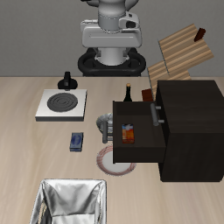
#> input picture runs/icra_cadence/direct_open_seed1399_v1/assets/00_before_agentview.png, 224 x 224 px, found by its file name
$ python render_paper_trace.py
#> lines starting #> are read from the running program, lines starting #| are printed output that depends on the picture
#!/usr/bin/env python3
"""Render the representative seed-1402 evidence trace used by the paper draft."""

from __future__ import annotations

import argparse
from pathlib import Path

from PIL import Image, ImageDraw, ImageFont

ROOT = Path(__file__).resolve().parents[2]

PANELS = (
    (
        "(a) closed: butter hidden",
        "direct_butter_closed/assets/00_before_agentview.png",
    ),
    (
        "(b) OPEN: butter exposed",
        "open_butter/assets/04_subtask_end_agentview.png",
    ),
    (
        "(c) post-OPEN DIRECT: wrong object",
        "direct_butter_after_open/assets/04_subtask_end_agentview.png",
    ),
    (
        "(d) visible DIRECT: pick/place test",
        "direct_cream_exact/assets/04_subtask_end_agentview.png",
    ),
)


def main() -> None:
    parser = argparse.ArgumentParser(description=__doc__)
    parser.add_argument("--seed", type=int, default=1402)
    parser.add_argument(
        "--output",
        type=Path,
        default=ROOT / "paper/figures/system_trace_seed1402.png",
    )
    args = parser.parse_args()
    output = args.output if args.output.is_absolute() else ROOT / args.output
    source = ROOT / "runs/paper_cycle_executor_v2" / f"seed{args.seed}"
    panel_width = 384
    image_height = 384
    caption_height = 52
    margin = 12
    canvas = Image.new(
        "RGB",
        (len(PANELS) * panel_width, image_height + caption_height),
        "white",
    )
#> canvas: PIL image 1536x436 RGB; every value is 255
    draw = ImageDraw.Draw(canvas)
    font = ImageFont.load_default(size=18)
    for index, (caption, relative) in enumerate(PANELS):
        with Image.open(source / relative) as raw:
#> raw is the input picture: PIL image 224x224 RGB; mean R, G, B 119.4, 111.7, 103.5
            image = raw.convert("RGB").resize((image_height, image_height))
        left = index * panel_width
        canvas.paste(image, (left, 0))
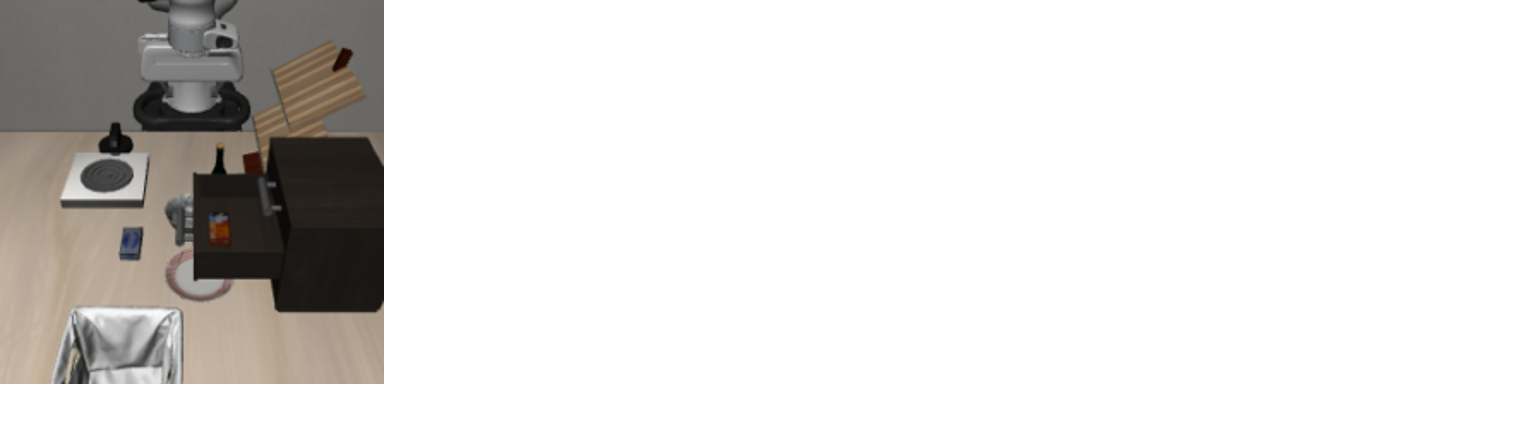
#> canvas: PIL image 1536x436 RGB; mean R, G, B 225.2, 223.4, 221.6
        draw.text((left + margin, image_height + 14), caption, fill="black", font=font)
        if index:
            draw.line((left, 0, left, image_height + caption_height), fill="black", width=2)
#> pass 2 of the loop in main, `for index, (caption, relative) in enumerate(PANELS):`:
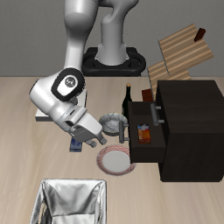
#> input picture runs/icra_cadence/direct_open_seed1399_v3_source_prompt/assets/04_subtask_end_agentview.png, 224 x 224 px, found by its file name
#> in main, raw is the input picture: PIL image 224x224 RGB; mean R, G, B 122.8, 115.4, 107.6
#> in main, `canvas.paste(image, (left, 0))`:
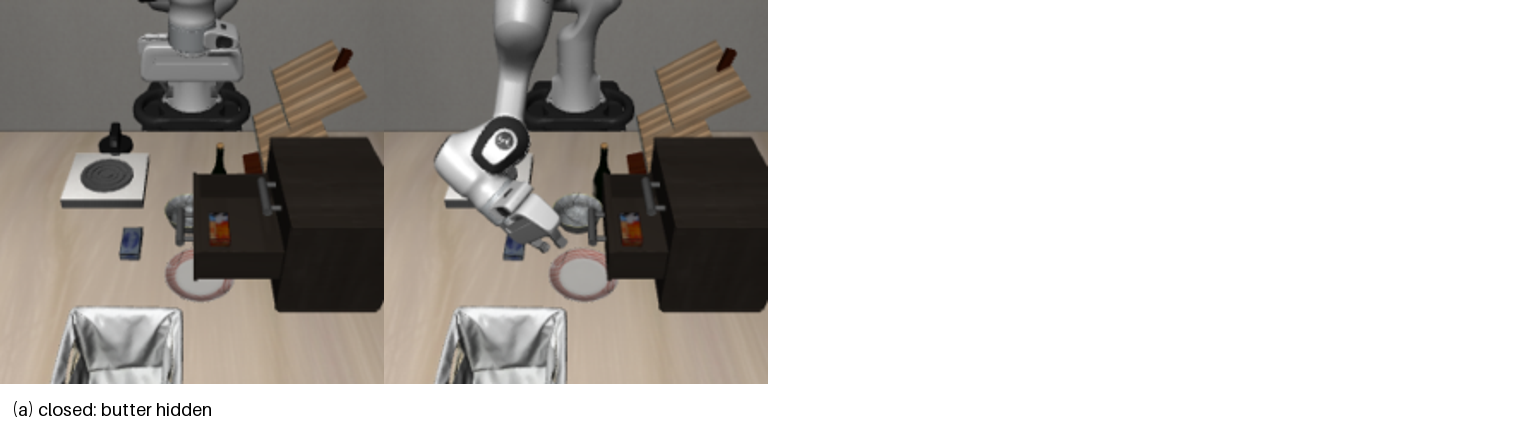
#> canvas: PIL image 1536x436 RGB; mean R, G, B 195.8, 192.4, 188.9
    output.parent.mkdir(parents=True, exist_ok=True)
    canvas.save(output, optimize=True)
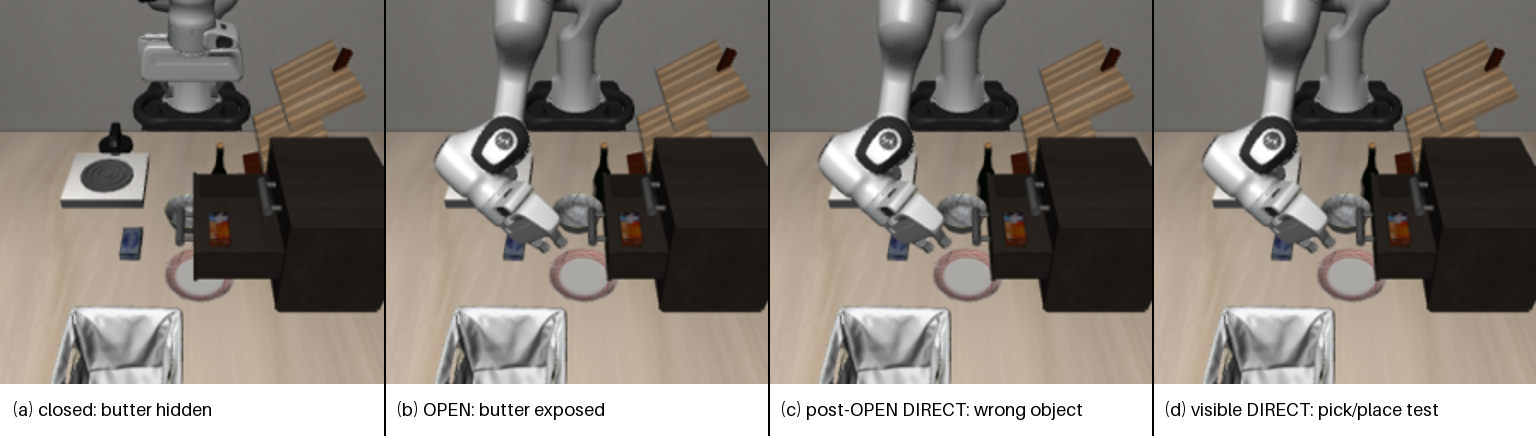
#> saved as system_trace_seed1402.png: PIL image 1536x436 RGB; mean R, G, B 135.8, 129.2, 122.3
    print(output.resolve().relative_to(ROOT))


if __name__ == "__main__":
    main()
